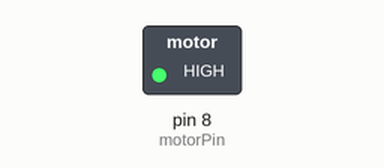
Simulated run of this sketch. Board: Arduino Uno, built with avr-gcc and run on an emulated ATmega328P. Parts: switched loads named in the sketch (green lamp = pin HIGH).

Above: at 0.1 s.
Timing chart, 0 to 1.6 s (numbered marks = the images above):
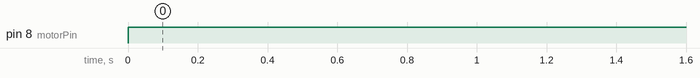

Measured:
- by itself, pin 8 (motorPin): LOW → HIGH at 0.00 s

The sketch:

PW3_Group15_MotorTestCode_2.ino
```cpp
int motorPin = 8; //change the pin here

void setup() {
  // jap200
  // initialise communication at 9600 baud rate
  // Initialises serial communication and configures motor control pin before test execution
  // Starts serial monitor output for debugging and observing motor behaviour
  Serial.begin(9600);
  // Sets motor pin as output so voltage can be driven to the motor interface
  pinMode(motorPin, OUTPUT);

}

void loop() {

  //----------------
  // SET TEST
  //----------------
// Drives motor pin high to apply voltage and test motor activation
  digitalWrite(motorPin, HIGH);


  //----------------
  // DUTY CYCLE TEST
  // (remove or comment the 'set test' section before running this)
  //----------------

  // analogWrite(motorPin, 50);
  // delay(1000);

  // analogWrite(motorPin, 100);
  // delay(1000);

  // analogWrite(motorPin, 150);
  // delay(1000);

  // analogWrite(motorPin, 200);
  // delay(1000);

  // analogWrite(motorPin, 250);
  // delay(1000);

}
```
